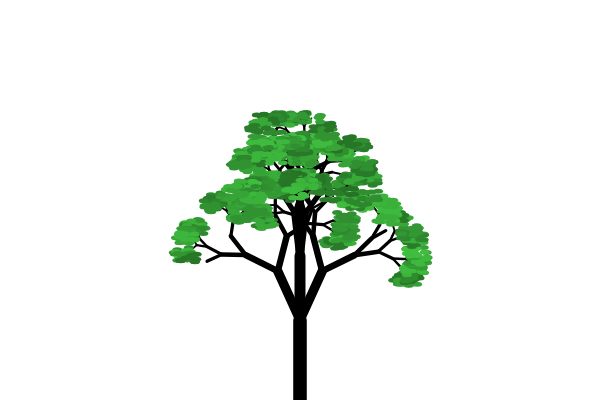
Frame 1 (no input)
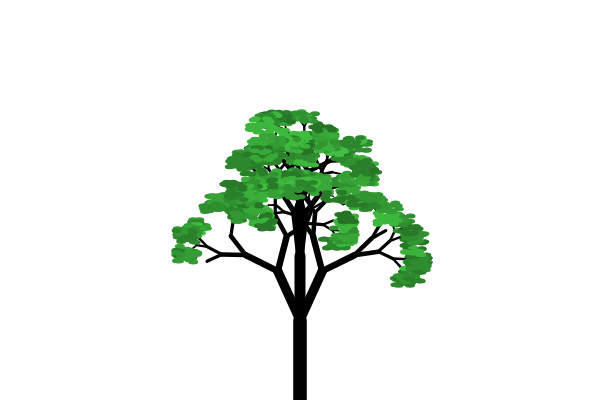
Frame 2 (the mouse pressed at the canvas centre, redrawn once)

The p5.js sketch that drew these frames (run headless with seeded random() and noise() and a simulated clock; the mouse was pressed at the canvas centre and the sketch redrawn once):

// p5.js sketch
// ── sketch.js
// Based on The Nature of Code
// Daniel Shiffman
// http://natureofcode.com

// Recursive Tree
// Renders a simple tree-like structure via recursion
// Branching angle calculated as a function of horizontal mouse position

let angle;
let trunkCount;
let trunkLen = 80;
let xoff = 0;
let leaves = [];


function setup() {
  createCanvas(600, 400);

  trunkCount = floor(random(4)) + 1;
  //noiseSeed(0);
}

function draw() {
  background(255);

  angle = PI / 3;// map(mouseX, 0, width, 0, HALF_PI);

  push();
  translate(width / 2, height);
  stroke(0);
  xoff = 0;

  leaves = [];
  let len = trunkLen;
  for (let i = 0; i < trunkCount; i++) {
    branch(len, 0);
    len *= 0.8;
  }
  pop();

  for (let leaf of leaves) {
    push();
    translate(leaf.x, leaf.y);
    colorMode(HSL);
    fill(120, 50, random(30, 50));
    noStroke();
    for (let i = 0; i < 10; i++) {
      ellipse(random(-10, 10), random(-5, 5), 10, 5);
    }
    pop();
  }

  noLoop();

}

function branch(len, depth) {

  xoff += 1;
  const n = noise(xoff);

  if (len < trunkLen / 2 && n < 0.25) return;

  const lx = len;//map(n, 0, 1, 0, len);

  let sw = map(len, 2, 120, 1, 20);
  strokeWeight(sw);
  line(0, 0, 0, -lx);
  translate(0, -lx);

  len *= 0.67;

  if (len > trunkLen * 0.04) {
    push();
    rotate(angle * n);
    branch(len, depth + 1);
    pop();

    push();
    rotate(-angle * n);
    branch(len, depth + 1);
    pop();
  }
  else {
    leaves.push(getLocalPoint(0, 0));
  }
}

function getLocalPoint(x, y) {
  const matrix = drawingContext.getTransform();

  const pd = pixelDensity();

  return {
    x: (x * matrix.a + y * matrix.b + matrix.e) / pd,
    y: (x * matrix.a + y * matrix.b + matrix.f) / pd
  };
}
